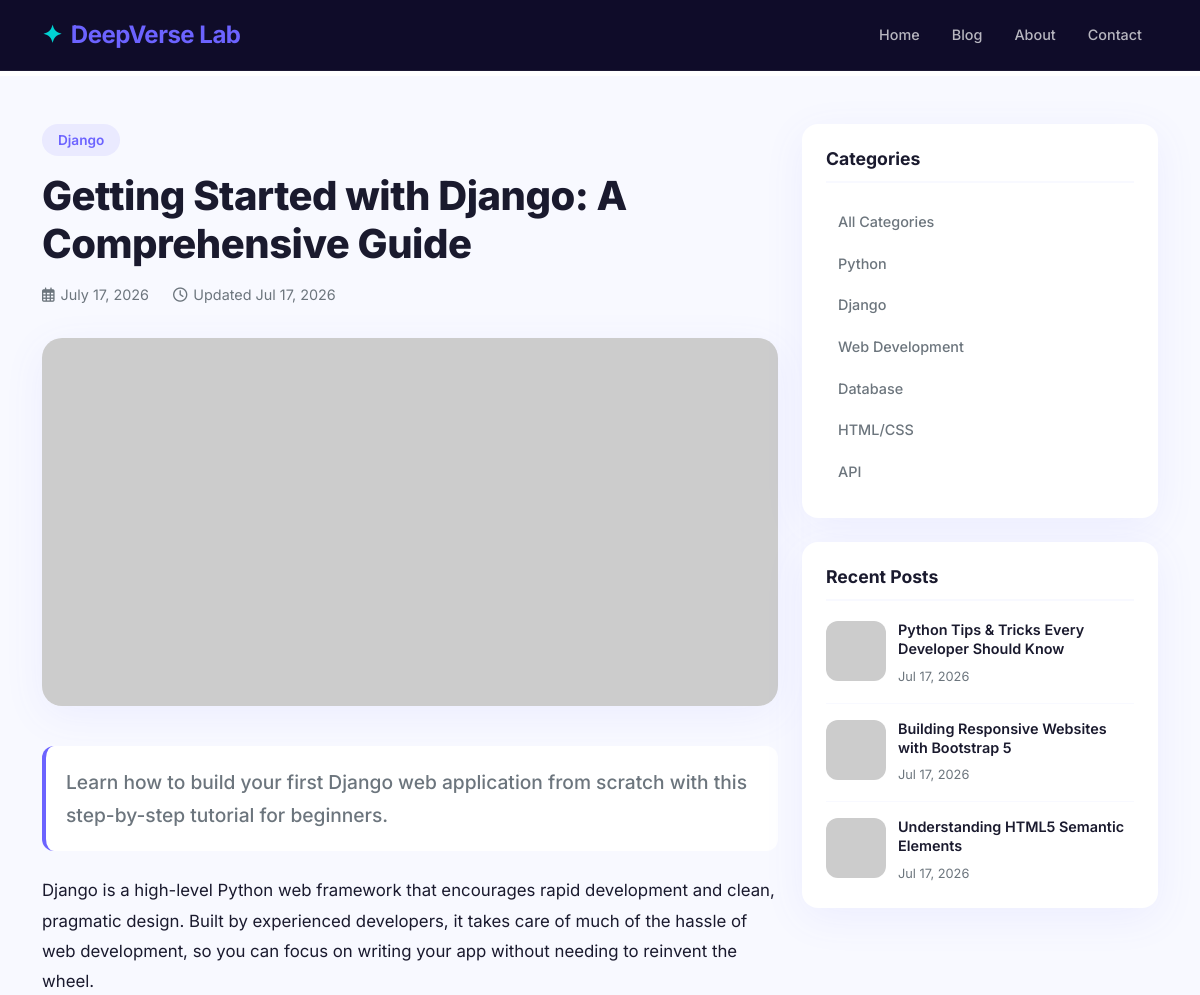
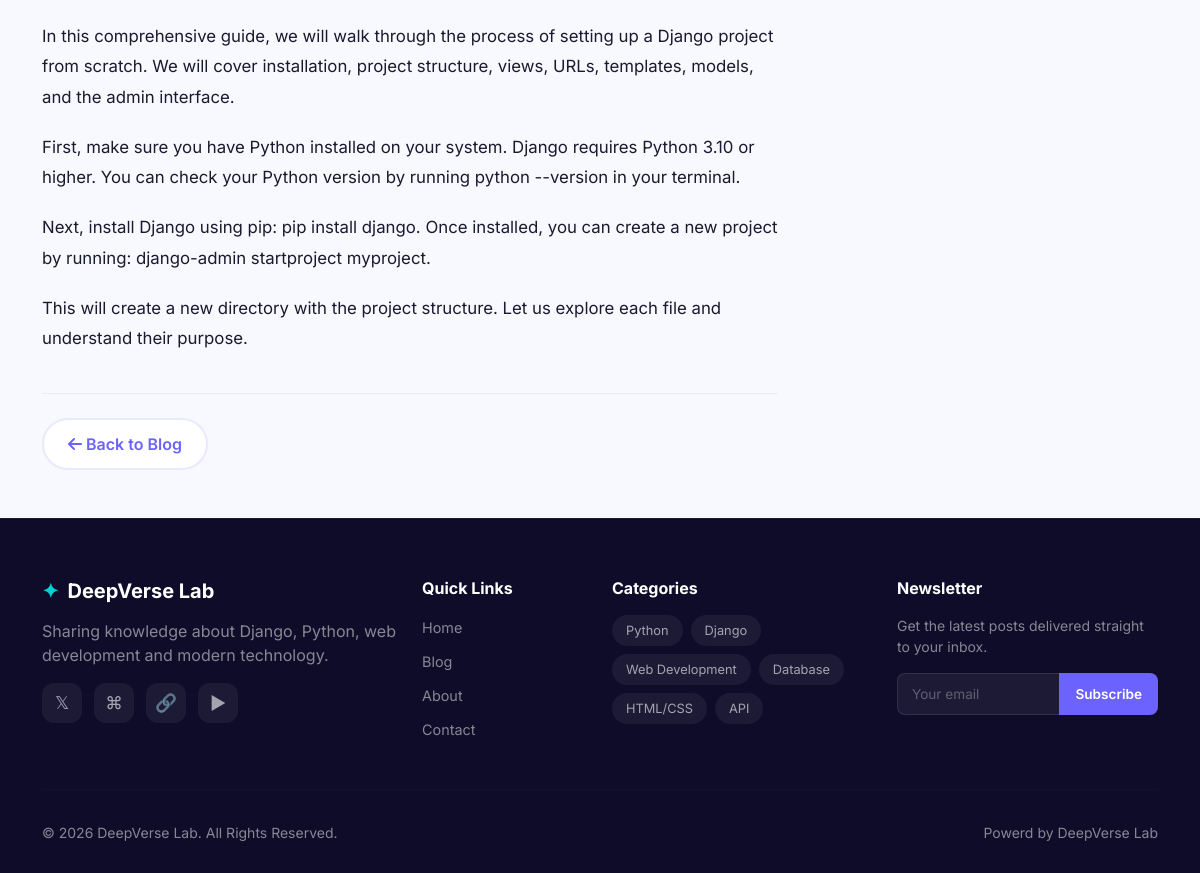
Page /blog/getting-started-with-django/ on the committed database (2 pictures, top to bottom).
### blog/models.py (models this page shows, shortened)
class Blog(models.Model):
    title = models.CharField(max_length=255)
    short_description = models.CharField(max_length=255)
    slug = models.SlugField(unique=True, blank=False, null=False)
    content = RichTextField()
    image = models.ImageField(upload_to="blog/", null=True, blank=True)
    category = models.ForeignKey(Category, on_delete=models.SET_NULL, null=True, blank=True, related_name='blogs')
    status = models.CharField(choices={
        'Published': 'Published',
        'Unpublished': 'Unpublished'
    })
    created_at = models.DateField(auto_now=True)
    updated_at = models.DateField(auto_now=True)
    class Meta:
        db_table = 'blogs'
        verbose_name = 'Blog'
        verbose_name_plural = "Blogs"

class Category(models.Model):
    name = models.CharField(max_length=100)
    slug = models.SlugField(unique=True)
    class Meta:
        verbose_name_plural = "Categories"

### blog/views.py (the view)
# urls.py: path('blog/<slug:slug>/', views.blog_detail, name='blog_detail'),
def blog_detail(request, slug):
    post = get_object_or_404(Blog, slug=slug, status='Published')
    recent_posts = Blog.objects.filter(status='Published').exclude(pk=post.pk).order_by('-created_at')[:3]
    categories = Category.objects.all()
    context = {
        'title': post.title,
        'post': post,
        'recent_posts': recent_posts,
        'categories': categories,
    }
    return render(request, 'blog/blog_detail.html', context=context)

### blog/context_processors.py (called while the page is built)
def categories(request):
    return {
        'categories': Category.objects.all()
    }

### blog/templates/blog/blog_detail.html
{% extends "layout/base.html" %}
{% block content %}
<article class="blog-detail-section py-5">
    <div class="container">
        <div class="row justify-content-center">
            <div class="col-lg-8">
                <div class="blog-detail-header">
                    {% if post.category %}
                    <a href="{% url 'blog:blog_by_category' post.category.slug %}" class="category-badge category-badge-lg mb-3 d-inline-block">{{ post.category.name }}</a>
                    {% endif %}
                    <h1 class="blog-detail-title">{{ post.title }}</h1>
                    <div class="blog-detail-meta">
                        <span><i class="far fa-calendar-alt"></i> {{ post.created_at|date:"F d, Y" }}</span>
                        <span><i class="far fa-clock"></i> Updated {{ post.updated_at|date:"M d, Y" }}</span>
                    </div>
                </div>
                <div class="blog-detail-image">
                    <img src="{% if post.image %}{{ post.image.url }}{% else %}https://picsum.photos/800/400?{{ post.id }}{% endif %}" alt="{{ post.title }}" class="img-fluid rounded-4">
                </div>
                <div class="blog-detail-content">
                    <p class="blog-detail-excerpt">{{ post.short_description }}</p>
                    <div class="blog-content-body">
                        {{ post.content|linebreaks }}
                    </div>
                </div>
                <div class="blog-detail-footer">
                    <a href="{% url 'blog:blog_list' %}" class="btn btn-back">
                        <i class="fas fa-arrow-left"></i> Back to Blog
                    </a>
                </div>
            </div>
            <div class="col-lg-4">
                <aside class="blog-sidebar">
                    {% if categories %}
                    <div class="sidebar-widget mb-4">
                        <h5 class="sidebar-title">Categories</h5>
                        <ul class="category-list">
                            <li>
                                <a href="{% url 'blog:blog_list' %}" class="category-link">All Categories</a>
                            </li>
                            {% for cat in categories %}
                            <li>
                                <a href="{% url 'blog:blog_by_category' cat.slug %}" class="category-link">{{ cat.name }}</a>
                            </li>
                            {% endfor %}
                        </ul>
                    </div>
                    {% endif %}
                    {% if recent_posts %}
                    <div class="sidebar-widget">
                        <h5 class="sidebar-title">Recent Posts</h5>
                        {% for rp in recent_posts %}
                        <div class="recent-post-item">
                            <div class="recent-post-img">
                                <img src="{% if rp.image %}{{ rp.image.url }}{% else %}https://picsum.photos/60/60?{{ rp.id }}{% endif %}" alt="{{ rp.title }}">
                            </div>
                            <div class="recent-post-info">
                                <a href="{% url 'blog:blog_detail' rp.slug %}" class="recent-post-title">{{ rp.title }}</a>
                                <span class="recent-post-date">{{ rp.created_at|date:"M d, Y" }}</span>
                            </div>
                        </div>
                        {% endfor %}
                    </div>
                    {% endif %}
                </aside>
            </div>
        </div>
    </div>
</article>
{% endblock %}

### templates/layout/partials/__footer.html (shortened to what this page needs)
<footer class="footer-section">
    <div class="container">
        <div class="row g-4">
            <div class="col-lg-4">
                <h5 class="fw-bold mb-3"><span class="brand-icon">✦</span> DeepVerse Lab</h5>
                <p class="text-white-50 mb-3">Sharing knowledge about Django, Python, web development and modern technology.</p>
                <div class="social-links">
                    <a href="#" class="social-link" aria-label="Twitter">𝕏</a>
                    <a href="#" class="social-link" aria-label="GitHub">⌘</a>
                    <a href="#" class="social-link" aria-label="LinkedIn">🔗</a>
                    <a href="#" class="social-link" aria-label="YouTube">▶</a>
                </div>
            </div>
            <div class="col-lg-2 col-md-4">
                <h6 class="fw-bold mb-3">Quick Links</h6>
                <ul class="footer-links">
                    <li><a href="/">Home</a></li>
                    <li><a href="{% url 'blog:blog_list' %}">Blog</a></li>
                    <li><a href="/about/">About</a></li>
                    <li><a href="{% url 'business:contact_us' %}">Contact</a></li>
                </ul>
            </div>
            <div class="col-lg-3 col-md-4">
                <h6 class="fw-bold mb-3">Categories</h6>
                <div class="tag-cloud">
                    {% for cat in categories %}
                    <a href="{% url 'blog:blog_by_category' cat.slug %}" class="tag-badge">{{ cat.name }}</a>
                    {% empty %}
                    <span class="text-white-50 small">No categories yet</span>
                    {% endfor %}
                </div>
            </div>
            <div class="col-lg-3 col-md-4">
                <h6 class="fw-bold mb-3">Newsletter</h6>
                <p class="text-white-50 small">Get the latest posts delivered straight to your inbox.</p>
                <form class="newsletter-form" method="POST">
                    <div class="input-group">
                        <input type="email" class="form-control" placeholder="Your email" required>
                        <button class="btn btn-subscribe" type="submit">Subscribe</button>
                    </div>
                </form>
            </div>
        </div>
        <hr class="footer-divider">
        <div class="row">
            <div class="col-md-6 text-center text-md-start">
                <p class="mb-0 text-white-50 small">&copy; 2026 DeepVerse Lab. All Rights Reserved.</p>
            </div>
            <div class="col-md-6 text-center text-md-end">
                <p class="mb-0 text-white-50 small">Powerd by DeepVerse Lab</p>
            </div>
        </div>
    </div>
</footer>

### rows in the picture
Blog: category.name "Django", title "Getting Started with Django: A Comprehensive Guide", created_at "July 17, 2026", updated_at "Jul 17, 2026", short_description "Learn how to build your first Django web application from scratch with this step-by-step tutorial for beginners.", content "Django is a high-level Python web framework that encourages rapid development and clean, pragmatic design. Built by experienced developers, it takes care of much of the hassle of web development, so you can focus on writing your app without needing to reinvent the wheel. In this comprehensive guide, we will walk through the process of setting up a Django project from scratch. We will cover installation, project structure, views, URLs, templates, models, and the admin interface. First, make sure you have Python installed on your system. Django requires Python 3.10 or higher. You can check your Python version by running python --version in your terminal. Next, install Django using pip: pip…"
Category: name "Python"
Category: name "Django"
Category: name "Web Development"
Category: name "Database"
Category: name "HTML/CSS"
Category: name "API"
Blog: title "Python Tips & Tricks Every Developer Should Know", created_at "Jul 17, 2026"
Blog: title "Building Responsive Websites with Bootstrap 5", created_at "Jul 17, 2026"
Blog: title "Understanding HTML5 Semantic Elements", created_at "Jul 17, 2026"
